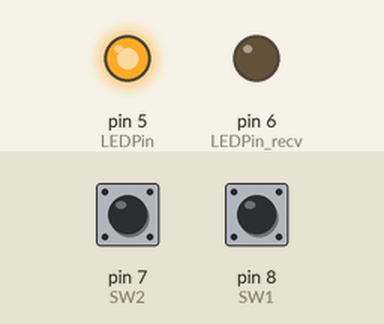
Bench run of a sketch on a simulated Arduino Uno, built with avr-gcc and run on an emulated ATmega328P. Shown: output pins drawn as LEDs (lit = HIGH). The inputs (shaded band) are chosen by the test bench; at power-on: pin 8 (SW1) HIGH, pin 7 (SW2) HIGH. What the sketch prints to the serial monitor is not drawn.

Above: at 1.2 s.
1.3 s: pin 8 (SW1) pulled LOW for 0.15 s
At 1.4 s:
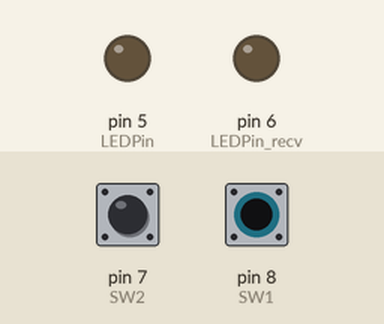
3.0 s: pin 8 (SW1) pulled LOW for 3.2 s
At 7.4 s:
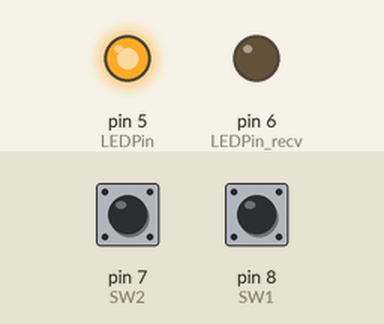
Timing chart, 0 to 8.9 s (numbered marks = the images above; inputs shaded):
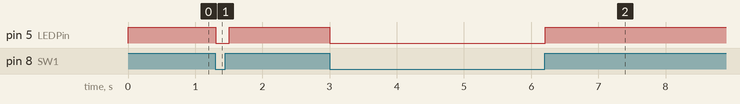

Measured:
- after the input at 1.3 s, pin 5 (LEDPin): HIGH → LOW at once, → HIGH 0.20 s later
- after the input at 3.0 s, pin 5 (LEDPin): HIGH → LOW at once, → HIGH 3.2 s later

The sketch:

CANsenderReceiver.ino
```cpp
#include <SPI.h>

#define CAN_2515

// For Arduino MCP2515 Hat:
// the cs pin of the version after v1.1 is default to D9
// v0.9b and v1.0 is default D10
const int SPI_CS_PIN = 9;
const int CAN_INT_PIN = 2;

#ifdef CAN_2515
#include "mcp2515_can.h"
mcp2515_can CAN(SPI_CS_PIN); // Set CS pin
#endif

const int LED_ON  = 1;
const int LED_OFF = 0;
const int SW1 = 8; // Define the pin number you want to read
const int SW2 = 7; // Define the pin number you want to read
const int SW3 = 4; // Define the pin number you want to read
const int LEDPin = 5; // Define the pin number you want to read
const int LEDPin_recv = 6;
unsigned char flagRecv = 0;

void MCP2515_ISR() {
    flagRecv = 1;
}

void setup() {
    pinMode(LEDPin, OUTPUT); // Set the LED pin as an output
    pinMode(LEDPin_recv, OUTPUT); // Set the LED pin as an output
    digitalWrite(LEDPin, LOW);
    digitalWrite(LEDPin_recv, LOW);

    SERIAL_PORT_MONITOR.begin(115200);
    while (!SERIAL_PORT_MONITOR) {}


    while (CAN_OK != CAN.begin(CAN_500KBPS)) {             // init can bus : baudrate = 500k
        SERIAL_PORT_MONITOR.println("CAN init fail, retry...");
        delay(100);
    }
    SERIAL_PORT_MONITOR.println("CAN sender init ok!");

    //set mask, set both the mask to 0x3ff
    CAN.init_Mask(0, 0, 0x3ff);                         // there are 2 mask in mcp2515, you need to set both of them
    CAN.init_Mask(1, 0, 0x3ff);


    //set filter, we can receive id from 0x0B
    CAN.init_Filt(0, 0, 0x0A);                          // there are 6 filter in mcp2515
    CAN.init_Filt(1, 0, 0x0B);                          // there are 6 filter in mcp2515

}

unsigned char buf_new, buf_old;
unsigned char buf_new_sw2, buf_old_sw2;
int buttonState = 0;
unsigned char len = 0;
unsigned char buf[8];

void loop() {
    buf_new = (unsigned char)digitalRead(SW1);
    buf_new_sw2 = (unsigned char)digitalRead(SW2);

    if (buf_new != buf_old){
      if (buf_new == 1) {
        //SERIAL_PORT_MONITOR.println("pressed!");
        digitalWrite(LEDPin, HIGH);
      } else {
        //SERIAL_PORT_MONITOR.println("released!");
        digitalWrite(LEDPin, LOW);
      }
    }

    CAN.sendMsgBuf(0x0A, 0, 1, &buf_new);
    CAN.sendMsgBuf(0x0B, 0, 1, &buf_new_sw2);
    delay(100);                       // send data 10 times per second
    buf_old = buf_new;

    while (CAN_MSGAVAIL == CAN.checkReceive()) {
        // read data,  len: data length, buf: data buf
        CAN.readMsgBuf(&len, buf);
        unsigned long can_id = CAN.getCanId();

        if(can_id == 0x0A){
          if (buf[0] == 0){
            digitalWrite(LEDPin_recv, LOW);
          } else {
            digitalWrite(LEDPin_recv, HIGH);
          }
        }
        if(can_id == 0x0B){
          if (buf[0] == 0){
            digitalWrite(LEDPin, LOW);
          } else {
            digitalWrite(LEDPin, HIGH);
          }
        }
    }
}

/*********************************************************************************************************
    END FILE
*********************************************************************************************************/
```
